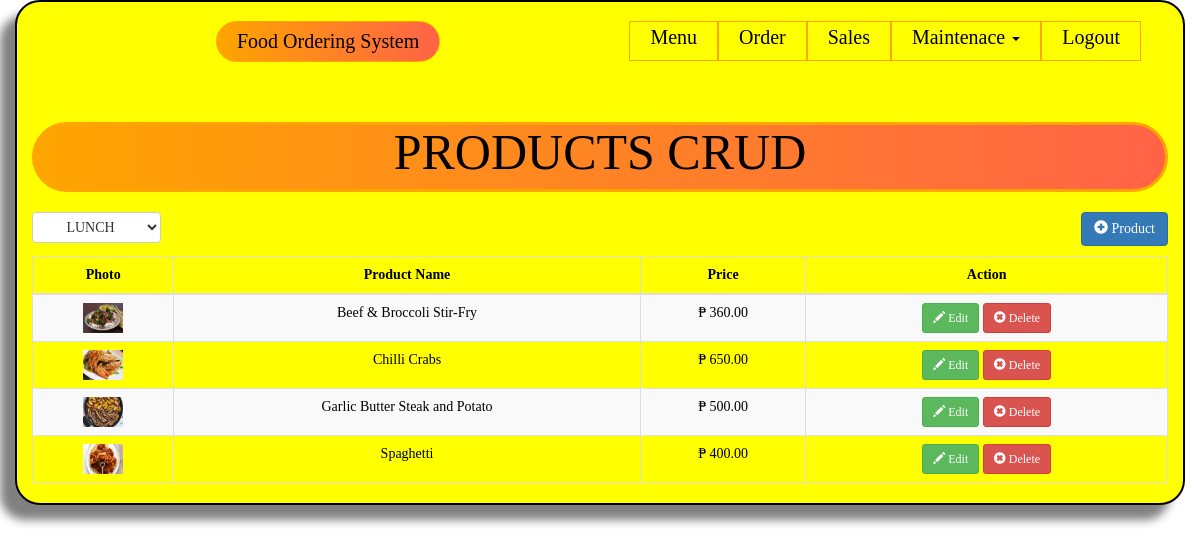
The app's page /product.php?category=5 with its own data.
### tables this page shows
CREATE TABLE `product` (
  `productid` int(11) NOT NULL,
  `categoryid` int(1) NOT NULL,
  `productname` varchar(30) NOT NULL,
  `price` double NOT NULL,
  `photo` varchar(150) NOT NULL
);

### product.php (the view, shortened to what this page needs)
<?php include('header.php'); ?>
<body>
<?php include('navbar.php'); ?>
<div class="container main">
	<h1 class="page-header text-center">PRODUCTS CRUD</h1>
	<div class="row">
		<div class="col-md-12">
			<select id="catList" class="btn btn-default">
			<?php
				$sql="select * from category";
				$catquery=$conn->query($sql);
				while($catrow=$catquery->fetch_array()){
					$catid = isset($_GET['category']) ? $_GET['category'] : 0;
					$selected = ($catid == $catrow['categoryid']) ? " selected" : "";
					echo "<option$selected value=".$catrow['categoryid'].">".$catrow['catname']."</option>";
				}
			?>
			</select>
			<a href="#addproduct" data-toggle="modal" class="pull-right btn btn-primary"><span class="glyphicon glyphicon-plus-sign"></span> Product</a>
		</div>
	</div>
	<div style="margin-top:10px;">
		<table class="table table-striped table-bordered text-center">
			<thead>
				<th style="text-align: center;">Photo</th>
				<th style="text-align: center;">Product Name</th>
				<th style="text-align: center;">Price</th>
				<th style="text-align: center;">Action</th>
			</thead>
			<tbody>
				<?php
					$where = "";
					if(isset($_GET['category']))
					{
						$catid=$_GET['category'];
						$where = " WHERE product.categoryid = $catid";
					}
					$sql="select * from product left join category on category.categoryid=product.categoryid $where order by product.categoryid asc, productname asc";
					$query=$conn->query($sql);
					while($row=$query->fetch_array()){
						?>
						<tr>
							<td><a href="<?php if(empty($row['photo'])){echo "upload/noimage.jpg";} else{echo $row['photo'];} ?>"><img src="<?php if(empty($row['photo'])){echo "upload/noimage.jpg";} else{echo $row['photo'];} ?>" height="30px" width="40px"></a></td>
							<td><?php echo $row['productname']; ?></td>
							<td>&#8369; <?php echo number_format($row['price'], 2); ?></td>
							<td>
								<a href="#editproduct<?php echo $row['productid']; ?>" data-toggle="modal" class="btn btn-success btn-sm"><span class="glyphicon glyphicon-pencil"></span> Edit</a>  <a href="#deleteproduct<?php echo $row['productid']; ?>" data-toggle="modal" class="btn btn-danger btn-sm"><span class="glyphicon glyphicon-remove-sign"></span> Delete</a>
							</td>
						</tr>
						<?php
					}
				?>
			</tbody>
		</table>
	</div>
</div>
</body>
</html>

### style.css (style rules this page uses)
.main { color: black; font-family: Century Gothic; background-color: yellow; justify-content: center; border: 2px solid black; border-radius: 25px; box-shadow: -15px 15px 10px grey; }
.page-header { font-family: "Apple Chancery", cursive; font-size: 50px; margin-top: 120px; background-image:linear-gradient(to right, orange, #FF6347); background-color: white; border: 3px solid orange; border-radius: 100px; color: black; }

### records on screen
product: photo (picture), productname "Beef & Broccoli Stir-Fry", price "360.00"
product: photo (picture), productname "Chilli Crabs", price "650.00"
product: photo (picture), productname "Garlic Butter Steak and Potato", price "500.00"
product: photo (picture), productname "Spaghetti", price "400.00"

### other values on screen
form field value "LUNCH"
